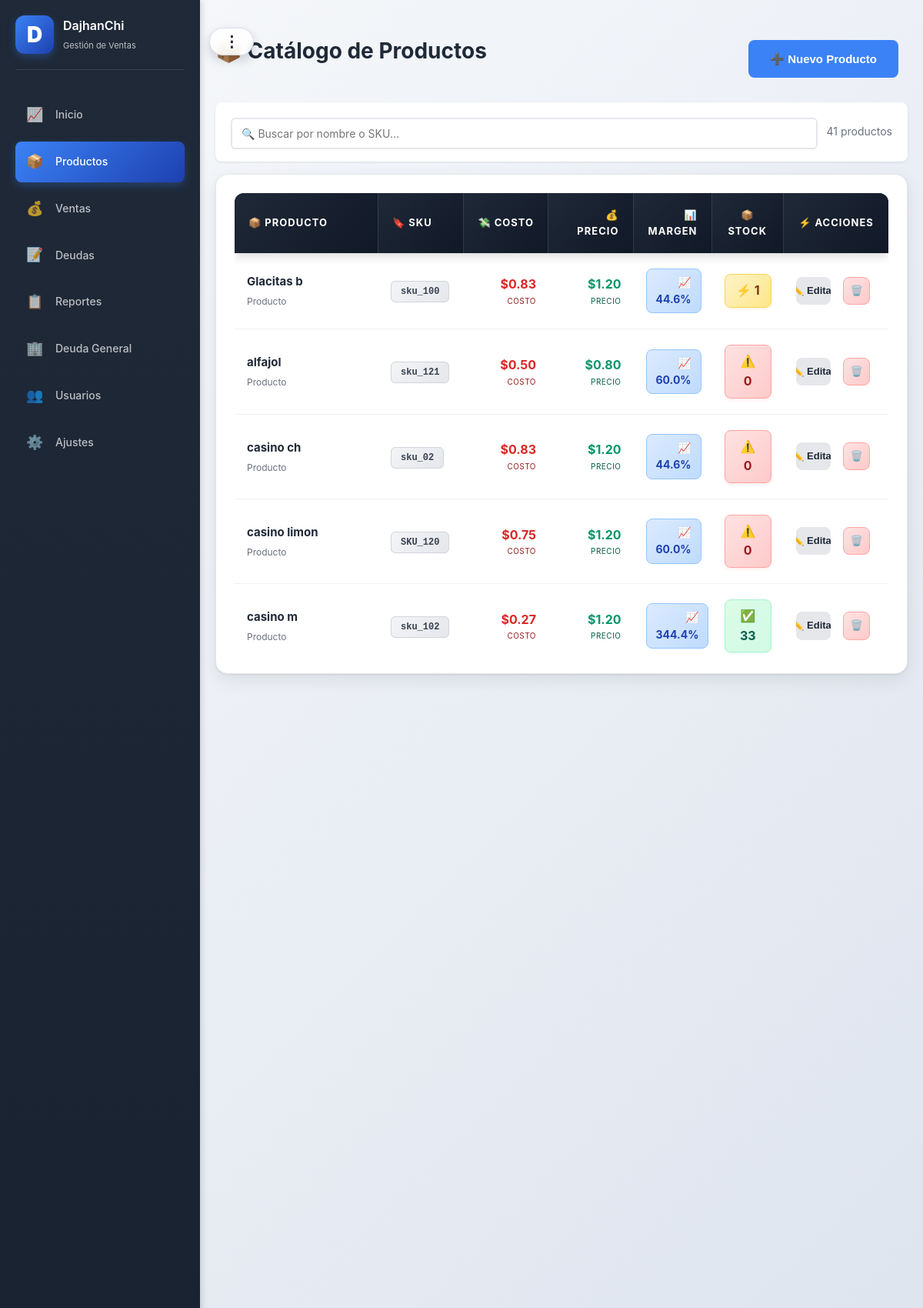
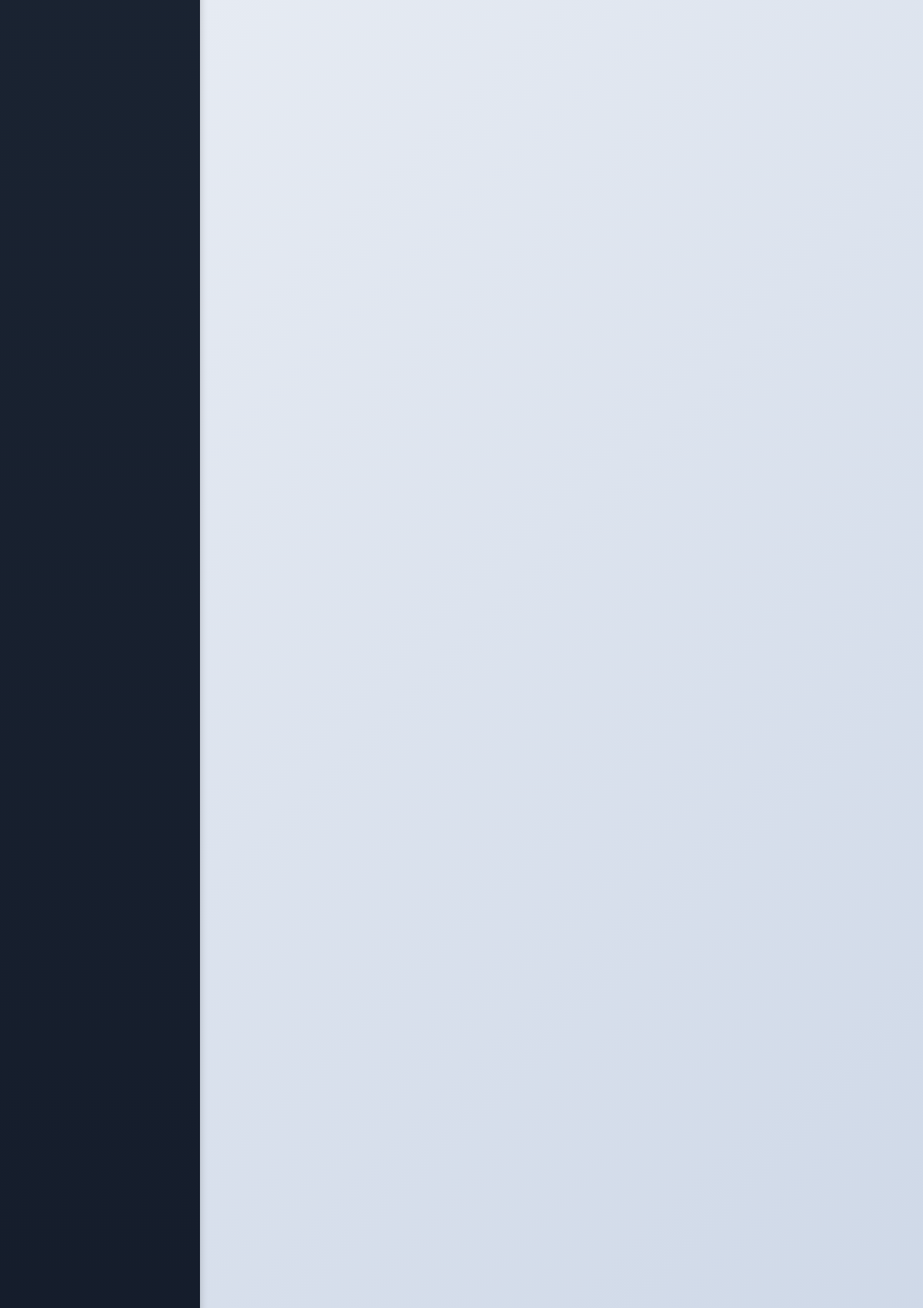
Screenshot of /products (signed in, upper part) with the database file from the repository (2 pictures, top to bottom).
### app.py (models this page shows)
class Product(db.Model):
    id = db.Column(db.Integer, primary_key=True)
    user_id = db.Column(db.Integer, db.ForeignKey("user.id"), nullable=False, index=True)
    name = db.Column(db.String(160), nullable=False, index=True)
    sku = db.Column(db.String(64), nullable=True, index=True)
    package_cost_cents = db.Column(db.Integer, nullable=False, default=0)
    package_quantity = db.Column(db.Integer, nullable=False, default=1)
    cost_cents = db.Column(db.Integer, nullable=False, default=0)
    price_cents = db.Column(db.Integer, nullable=False, default=0)
    stock = db.Column(db.Integer, nullable=False, default=0, index=True)
    minimum_stock = db.Column(db.Integer, nullable=False, default=5)
    user = db.relationship("User", backref=db.backref("products", lazy=True))

### app.py (the view)
@app.route("/products")
@login_required
@require_permission("products")
def products():
    user_id = session.get("user_id")
    items = Product.query.filter_by(user_id=user_id).order_by(Product.name.asc()).limit(200).all()
    settings = get_user_settings(user_id)
    return render_template("products.html", products=items, settings=settings)

### app.py (called while the page is built, shortened)
@app.before_request
def init_db_once():
    global _db_initialized
    if _db_initialized:
        return

@app.template_filter("money")
def format_money(cents):
    if cents is None:
        return "$0.00"
    return f"${cents / 100:.2f}"

def get_user_settings(user_id):
    settings = Settings.query.filter_by(user_id=user_id).first()
    if not settings:
        settings = Settings(user_id=user_id, stock_yellow_threshold=10)
        db.session.add(settings)
        db.session.commit()
    return settings

def login_required(view):
    @wraps(view)
    def wrapped(*args, **kwargs):
        if not session.get("user_id"):
            return redirect(url_for("login"))
        return view(*args, **kwargs)
    return wrapped

def require_permission(module):
    def decorator(view):
        @wraps(view)
        def wrapped(*args, **kwargs):
            user_id = session.get("user_id")
            role = session.get("role")
            if not user_id or not role:
                return redirect(url_for("login"))
            settings = get_user_settings(user_id)
            permissions = settings.get_role_permissions(role)
            if not permissions.get(module, False):
                flash("❌ No tienes permiso para acceder a esta sección", "error")
                home_page = get_home_page_for_user(user_id, role)
                return redirect(url_for(home_page))
            return view(*args, **kwargs)
        return wrapped
    return decorator

    def get_role_permissions(self, role):
        if role == "admin":
            perms = self.admin_permissions
        elif role == "gerente":
            perms = self.gerente_permissions
        else:  # vendedor
            perms = self.vendedor_permissions
        try:
            return json.loads(perms) if isinstance(perms, str) else perms
        except:
            return {"dashboard": False, "products": False, "sales": False, "debts": False, "reports": False, "users": False, "settings": False}

### templates/products.html (shortened to what this page needs)
{% extends "base.html" %}
{% block content %}
<div class="page-head">
    <div>
        <h1>📦 Catálogo de Productos</h1>
    </div>
    <button type="button" class="button" onclick="openProductModal()">➕ Nuevo Producto</button>
</div>
{% if products %}
<div style="background: white; padding: 16px 20px; border-radius: 8px; margin-bottom: 16px; box-shadow: 0 1px 3px rgba(0,0,0,0.1);">
    <div style="display: flex; gap: 12px; align-items: center;">
        <div style="flex: 1; position: relative;">
            <input type="text" id="searchInput" placeholder="🔍 Buscar por nombre o SKU..."
                   style="width: 100%; padding: 10px 12px; border: 2px solid #e5e7eb; border-radius: 6px; font-size: 14px; transition: border-color 0.2s; box-sizing: border-box;">
        </div>
        <div id="searchResults" style="color: #6b7280; font-size: 14px; white-space: nowrap;">
            <span id="totalProducts">{{ products|length }}</span> productos
        </div>
    </div>
</div>
{% endif %}
<div class="card animate-card-pop" style="border-radius: 16px; overflow: hidden; box-shadow: 0 1px 3px rgba(0, 0, 0, 0.1), 0 8px 24px rgba(0, 0, 0, 0.08); border: 1px solid #e5e7eb;">
    {% if products %}
    <div class="table-scroll-container">
    <table class="products-table">
        <thead>
            <tr>
                <th style="text-align: left; width: 22%;">📦 Producto</th>
                <th style="text-align: left; width: 13%;">🔖 SKU</th>
                <th style="text-align: right; width: 13%;">💸 Costo</th>
                <th style="text-align: right; width: 13%;">💰 Precio</th>
                <th style="text-align: right; width: 12%;">📊 Margen</th>
                <th style="text-align: center; width: 11%;">📦 Stock</th>
                <th style="text-align: center; width: 16%;">⚡ Acciones</th>
            </tr>
        </thead>
        <tbody>
        {% for product in products %}
            <tr data-product-name="{{ product.name }}" data-product-sku="{{ product.sku or '' }}">
                <td style="vertical-align: middle;">
                    <div style="font-weight: 700; color: #1f2937; font-size: 15px; margin-bottom: 4px;">{{ product.name }}</div>
                    <div style="font-size: 12px; color: #6b7280;">Producto</div>
                </td>
                <td style="vertical-align: middle;">
                    <code style="background: linear-gradient(135deg, #f3f4f6 0%, #e5e7eb 100%); padding: 6px 12px; border-radius: 6px; font-size: 12px; font-weight: 600; color: #374151; border: 1px solid #d1d5db;">{{ product.sku or "N/A" }}</code>
                </td>
                <td style="text-align: right; vertical-align: middle;">
                    <div style="font-weight: 700; color: #dc2626; font-size: 16px;">{{ product.cost_cents | money }}</div>
                    <div style="font-size: 10px; color: #991b1b; text-transform: uppercase; letter-spacing: 0.5px;">Costo</div>
                </td>
                <td style="text-align: right; vertical-align: middle;">
                    <div style="font-weight: 700; color: #059669; font-size: 16px;">{{ product.price_cents | money }}</div>
                    <div style="font-size: 10px; color: #065f46; text-transform: uppercase; letter-spacing: 0.5px;">Precio</div>
                </td>
                <td style="text-align: right; vertical-align: middle;">
                    {% if product.cost_cents > 0 %}
                    <div style="display: inline-flex; align-items: center; gap: 4px; background: linear-gradient(135deg, #dbeafe 0%, #bfdbfe 100%); color: #1e40af; padding: 6px 12px; border-radius: 8px; font-weight: 700; font-size: 14px; border: 1px solid #93c5fd;">
                        📈 {{ "%.1f" | format(((product.price_cents - product.cost_cents) / product.cost_cents * 100)) }}%
                    </div>
                    {% else %}
                    <span style="color: #9ca3af; font-size: 13px;">N/A</span>
                    {% endif %}
                </td>
                <td style="text-align: center; vertical-align: middle;">
                    {% if product.stock == 0 %}
                    <div style="display: inline-flex; align-items: center; gap: 6px; background: linear-gradient(135deg, #fee2e2 0%, #fecaca 100%); color: #991b1b; padding: 8px 14px; border-radius: 8px; font-weight: 700; font-size: 16px; border: 1px solid #fca5a5; box-shadow: 0 2px 4px rgba(239, 68, 68, 0.1);">
                        ⚠️ {{ product.stock }}
                    </div>
                    {% elif product.stock < settings.stock_yellow_threshold %}
                    <div style="display: inline-flex; align-items: center; gap: 6px; background: linear-gradient(135deg, #fef3c7 0%, #fde68a 100%); color: #78350f; padding: 8px 14px; border-radius: 8px; font-weight: 700; font-size: 16px; border: 1px solid #fcd34d; box-shadow: 0 2px 4px rgba(245, 158, 11, 0.1);">
                        ⚡ {{ product.stock }}
                    </div>
                    {% else %}
                    <div style="display: inline-flex; align-items: center; gap: 6px; background: linear-gradient(135deg, #dcfce7 0%, #d1fae5 100%); color: #065f46; padding: 8px 14px; border-radius: 8px; font-weight: 700; font-size: 16px; border: 1px solid #a7f3d0; box-shadow: 0 2px 4px rgba(16, 185, 129, 0.1);">
                        ✅ {{ product.stock }}
                    </div>
                    {% endif %}
                </td>
                <td style="text-align: center; vertical-align: middle;">
                    <div style="display: flex; gap: 8px; justify-content: center;">
                        <button type="button"
                                class="button secondary small edit-product-btn"
                                style="display: inline-flex; align-items: center; gap: 6px; padding: 8px 14px; border-radius: 8px; font-weight: 600; font-size: 13px;"
                                data-product-id="{{ product.id }}"
                                data-product-name="{{ product.name }}"
                                data-product-sku="{{ product.sku or '' }}"
                                data-package-cost="{{ (product.package_cost_cents / 100)|round(2) }}"
                                data-package-qty="{{ product.package_quantity }}"
                                data-cost="{{ (product.cost_cents / 100)|round(2) }}"
                                data-price="{{ (product.price_cents / 100)|round(2) }}"
                                data-stock="{{ product.stock }}">
                            ✏️ Editar
                        </button>
                        <button type="button"
                                class="button secondary small"
                                style="display: inline-flex; align-items: center; gap: 6px; padding: 8px 14px; border-radius: 8px; font-weight: 600; font-size: 13px; background: linear-gradient(135deg, #fee2e2 0%, #fecaca 100%); color: #991b1b; border: 1px solid #fca5a5;"
                                data-id="{{ product.id }}"
                                data-name="{{ product.name }}"
                                data-url="{{ url_for('product_delete', product_id=product.id) }}"
                                onclick="openDeleteConfirm(this.dataset.id, this.dataset.name, this.dataset.url)">
                            🗑️
                        </button>
                    </div>
                </td>
            </tr>
        {% endfor %}
        </tbody>
    </table>
    </div>
    {% endif %}
</div>
{% endblock %}

### static/style.css (style rules this page uses)
:root { --primary: #3b82f6; --primary-dark: #1e40af; --primary-light: #dbeafe; --secondary: #6366f1; --success: #10b981; --danger: #ef4444; --warning: #f59e0b; --dark: #1f2937; --gray: #6b7280; --light: #f3f4f6; --border: #e5e7eb; --shadow: 0 4px 6px rgba(0, 0, 0, 0.07), 0 2px 4px rgba(0, 0, 0, 0.05); --shadow-lg: 0 10px 15px rgba(0, 0, 0, 0.1), 0 4px 6px rgba(0, 0, 0, 0.05); --transition: all 0.15s ease; }
* { box-sizing: border-box; }
html { scroll-behavior: auto; }
body { font-family: -apple-system, BlinkMacSystemFont, "Segoe UI", "Roboto", "Oxygen", "Ubuntu", "Cantarell", sans-serif; margin: 0; background: linear-gradient(135deg, #f5f7fa 0%, #c3cfe2 100%); color: var(--dark); min-height: 100vh; line-height: 1.6; font-size: 14px; will-change: auto; }
.page-head { display: flex; justify-content: space-between; animation: pageHeadSlideIn 0.6s ease-out; align-items: center; margin-bottom: 32px; gap: 24px; flex-wrap: wrap; }
.page-head h1 { font-size: 28px; margin: 0; color: var(--dark); font-weight: 700; }
.card { background: #fff; border-radius: 12px; padding: 24px; box-shadow: var(--shadow); margin-bottom: 20px; border: 1px solid var(--border); transition: all 0.4s cubic-bezier(0.34, 1.56, 0.64, 1); animation: cardFadeIn 0.6s ease-out; }
table { width: 100%; border-collapse: collapse; font-size: 14px; table-layout: auto; position: relative; }
thead { background: linear-gradient(135deg, #1e3a8a 0%, #1e40af 100%); border-top: 3px solid #3b82f6; border-bottom: 3px solid #3b82f6; position: sticky; top: 0; z-index: 100; box-shadow: 0 4px 12px rgba(0, 0, 0, 0.15); }
th { text-align: left; padding: 16px 14px; font-weight: 700; color: #ffffff; text-transform: uppercase; letter-spacing: 0.8px; font-size: 11px; background: linear-gradient(135deg, #1e3a8a 0%, #1e40af 100%); border-right: 1px solid rgba(255, 255, 255, 0.1); }
th:last-child { border-right: none; }
td { text-align: left; padding: 14px; border-bottom: 1px solid #f0f0f0; color: #333; vertical-align: middle; }
tbody tr { transition: all 0.3s cubic-bezier(0.4, 0, 0.2, 1); background: #ffffff; border-bottom: 1px solid #f3f4f6; animation: rowSlideIn 0.4s ease-out; }
tbody tr:nth-child(1) { animation-delay: 0.05s; }
tbody tr:nth-child(2) { animation-delay: 0.1s; }
tbody tr:nth-child(3) { animation-delay: 0.15s; }
tbody tr:nth-child(4) { animation-delay: 0.2s; }
tbody tr:nth-child(5) { animation-delay: 0.25s; }
input, select, textarea { width: 100%; padding: 12px 14px; margin-top: 4px; border: 2px solid var(--border); border-radius: 8px; font-family: inherit; font-size: 14px; transition: all 0.3s cubic-bezier(0.4, 0, 0.2, 1); background: #fff; animation: inputFadeIn 0.4s ease-out; }
button, .button { display: inline-flex; align-items: center; justify-content: center; gap: 8px; background: var(--primary); color: #fff; border: none; padding: 14px 28px; border-radius: 8px; text-decoration: none; cursor: pointer; margin-top: 20px; margin-right: 12px; font-weight: 600; font-size: 15px; transition: all 0.3s cubic-bezier(0.34, 1.56, 0.64, 1); white-space: nowrap; line-height: 1.4; position: relative; overflow: hidden; animation: buttonPop 0.5s cubic-bezier(0.34, 1.56, 0.64, 1); }
button.secondary, .button.secondary { background: #e5e7eb; color: var(--dark); border: none; }
button.small, .button.small { padding: 8px 16px; font-size: 13px; margin-top: 0; margin-right: 8px; }
h1 { color: var(--dark); font-size: 28px; font-weight: 700; }
h1, h2, h3, h4, h5, h6 { animation: headingSlideIn 0.6s ease-out; }
a:not(.nav-item):not(.logout-btn), input:not([type="hidden"]), select, textarea { position: relative; }
a:not(.nav-item):not(.logout-btn)::before, input::before, select::before, textarea::before { content: ''; position: absolute; top: -50%; left: -50%; width: 100%; height: 100%; background: linear-gradient(45deg, transparent, rgba(255, 255, 255, 0.3), transparent); transform: rotate(45deg); pointer-events: none; transition: all 0.6s ease; opacity: 0; }
table tbody { animation: tableSlideUp 0.5s ease-out; }
.animate-card-pop { animation: cardPopIn 0.5s cubic-bezier(0.34, 1.56, 0.64, 1) both; }

### rows the page displays
Product: name "Glacitas b", sku "sku_100", cost_cents "$0.83", price_cents "$1.20", price_cents+cost_cents "44.6", stock "1"
Product: name "alfajol", sku "sku_121", cost_cents "$0.50", price_cents "$0.80", price_cents+cost_cents "60.0", stock "0"
Product: name "casino ch", sku "sku_02", cost_cents "$0.83", price_cents "$1.20", price_cents+cost_cents "44.6", stock "0"
Product: name "casino limon", sku "SKU_120", cost_cents "$0.75", price_cents "$1.20", price_cents+cost_cents "60.0", stock "0"
Product: name "casino m", sku "sku_102", cost_cents "$0.27", price_cents "$1.20", price_cents+cost_cents "344.4", stock "33"

### other values shown
{{ products|length }} "41"
